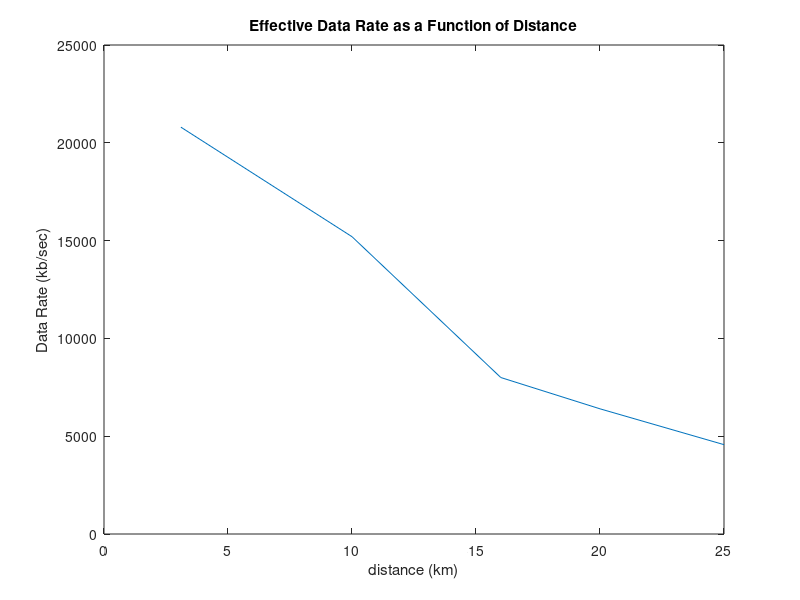
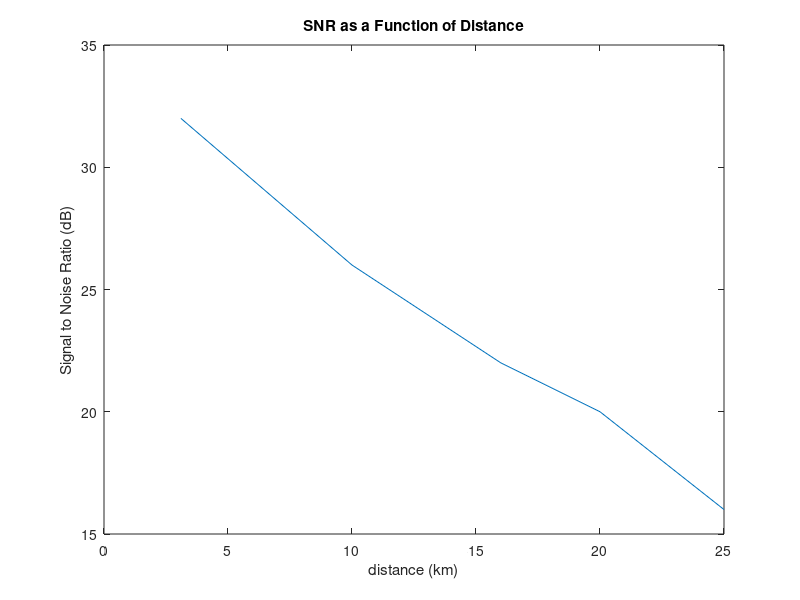

The MATLAB script that drew these images, in order:
% script to calculate simulated distance and output power
% Author: Robert Irwin
clear; clc; clf;
d_act = 20; %km

path_loss = 32.45 + 20*log10(2400*d_act) - 26; %dB

rx_pow = 27-path_loss;

%tx_pow = 1;
sim_dist = .0628;
const = log10(2400*sim_dist); 
% const = (tx_pow-rx_pow - 32.45)/20;
tx_pow = 20*const+rx_pow+32.45;
%sim_dist = (10^const)/2400;
const = log10(2400*sim_dist); 
% results
rb = [571 800 1e3 1.9e3 2.6e3]; %kB/sec 
rb = rb.*8; %kb/sec
SNR = [16 20 22 26 32]; %dB
d = [25 20 16 10 3.1]; %km

figure(1)
plot(d,rb)
xlabel('distance (km)')
ylabel('Data Rate (kb/sec)')
title('Effective Data Rate as a Function of Distance')

figure(2)
plot(d, SNR)
xlabel('distance (km)')
ylabel('Signal to Noise Ratio (dB)')
title('SNR as a Function of Distance')
